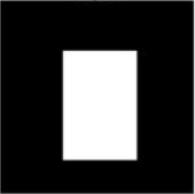
#> input picture Image Processing in OpenCV/Image Gradients/boxing.jpg, 195 x 194 px
$ python DifferentDepth.py   (older library calls are emulated)
#> lines starting #> are read from the running program, lines starting #| are printed output that depends on the picture
# -*- coding:utf-8 -*-
"""
@author: wuxin
"""

import cv2 as cv
import numpy as np
from matplotlib import pyplot as plt

if __name__ == "__main__":

    img = cv.imread("boxing.jpg", 0)
#> img is the input picture: shape (194, 195); min 0, max 255, mean 58

    # Output dtype = cv2.CV_8U
    sobelx8u = cv.Sobel(img, cv.CV_8U, 1, 0, ksize=5)
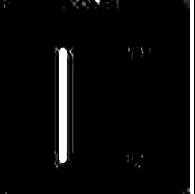
#> sobelx8u: shape (194, 195); min 0, max 255, mean 12.6
    # 也可以将参数设为 -1
    # sobelx8u = cv2.Sobel(img, -1, 1, 0, ksize=5)

    # Output dtypr = cv2.CV_64F. Then take its absolute and convert to cv2.CV_8U
    sobelx64f = cv.Sobel(img, cv .CV_64F, 1, 0, ksize=5)
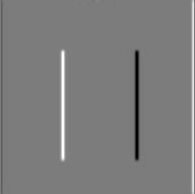
#> sobelx64f: shape (194, 195) float64; min -9103, max 9560, mean 60.6; drawn with min black and max white
    abs_sobel64f = np.absolute(sobelx64f)
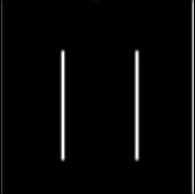
#> abs_sobel64f: shape (194, 195) float64; min 0, max 9560, mean 289.1; drawn with min black and max white
    sobel_8u = np.uint8(abs_sobel64f)
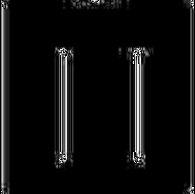
#> sobel_8u: shape (194, 195); min 0, max 255, mean 14.1

    plt.subplot(1,3,1),plt.imshow(img,cmap = 'gray')
    plt.title('Original'), plt.xticks([]), plt.yticks([])
    plt.subplot(1,3,2),plt.imshow(sobelx8u,cmap = 'gray')
    plt.title('Sobel CV_8U'), plt.xticks([]), plt.yticks([])
    plt.subplot(1,3,3),plt.imshow(sobel_8u,cmap = 'gray')
    plt.title('Sobel abs(CV_64F)'), plt.xticks([]), plt.yticks([])
    plt.show()
